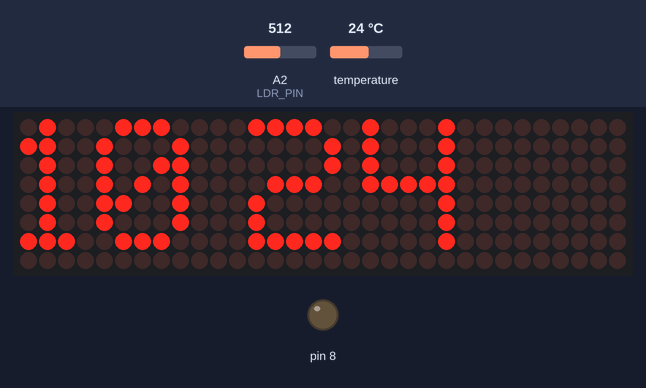
Bench run of a sketch on a simulated Arduino Uno, built with avr-gcc and run on an emulated ATmega328P. On the bench: 32×8 LED matrix, output pins drawn as LEDs (lit = HIGH). The inputs (shaded band) are chosen by the test bench; at power-on: A2 (LDR_PIN) = 512, temperature 24 °C. The local clock reads 2024-03-15 10:24:30 at power-on unless the sketch sets it; what the sketch prints to the serial monitor is not drawn.

Above: at 0.1 s.
At 6.87 s:
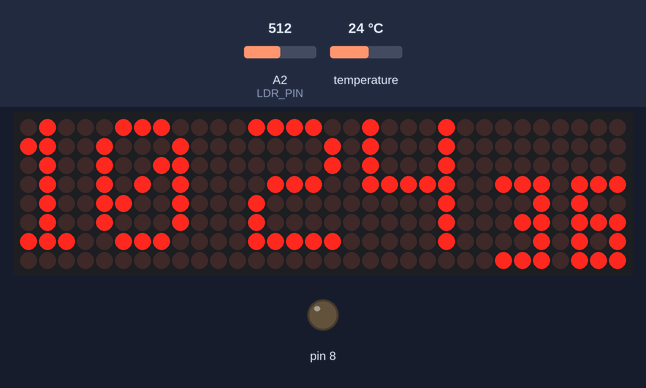
At 12.88 s:
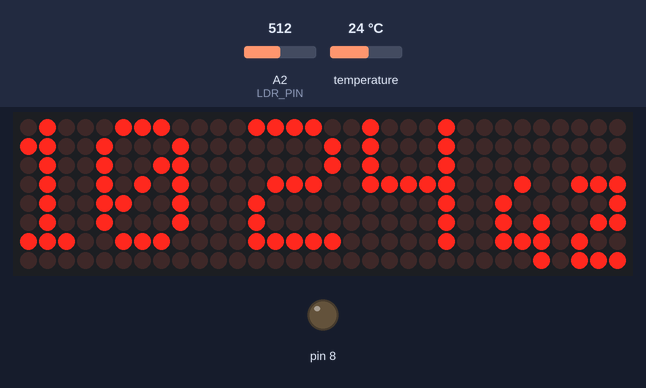
At 26.5 s:
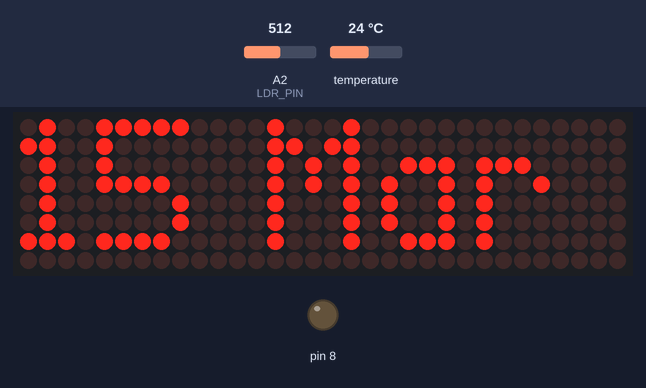
At 28.5 s:
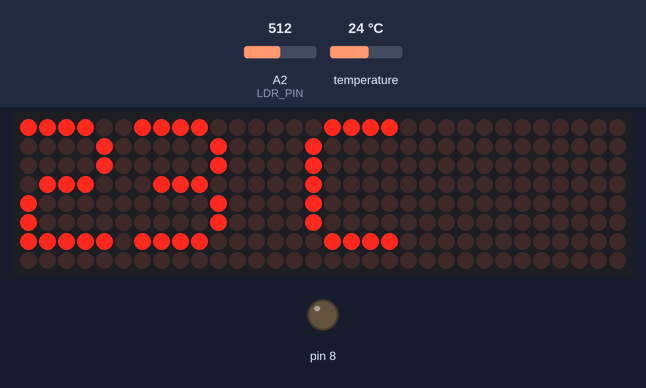
At 30.5 s:
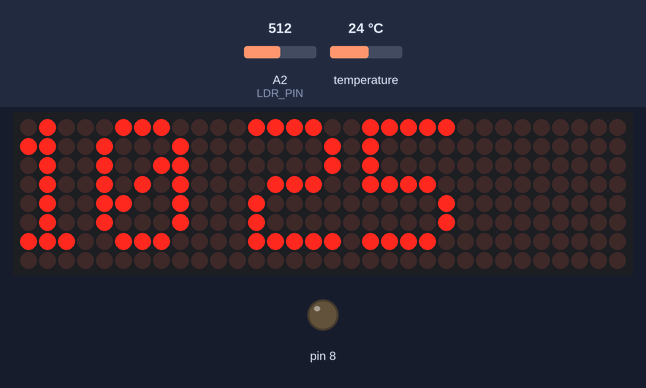

Measured:
- what the display in image 3 shows lasts 2.0 s, from 26.4 s to 28.4 s
- what the display in image 4 shows lasts 2.1 s, from 28.4 s to 30.5 s
- what the display in image 5 shows lasts 1.0 s, from 30.5 s to 31.5 s

The sketch:

clock.ino
```cpp
#include <MD_MAX72xx.h>
#include <SPI.h>
#include <DS3231.h>
//#include "Font_Data.h


DS3231 rtc(SDA, SCL);
const byte LDR_PIN = A2;

#define MAX_DEVICES  4
// Define pins
#define CLK_PIN   13
#define DATA_PIN  11
#define CS_PIN    10
#define HARDWARE_TYPE MD_MAX72XX::FC16_HW
#define USE_NEW_FONT 1

#define BUF_SIZE      20
#define CHAR_SPACING  1

char buf[BUF_SIZE], secs[4];
uint8_t hh, mm, ss, dots;

// Definition of the small fonts:
uint8_t Font3x5 [ 10 ][ 3 ]={
  { 248, 136, 248},
  {144, 248, 128},
  {200, 168, 184},
  {136, 168, 248},
  {112, 72, 224},
  {184, 168, 232},
  {248, 168, 232},
  {8, 232, 24},
  {248, 168, 248},
  {184, 168, 248}};

char months[12][4]= {"Jan","Feb","Mar","Apr","May","Jun","Jul","Aug","Sep","Oct","Nov","Dec"};
char* wday;
MD_MAX72XX matrix = MD_MAX72XX(HARDWARE_TYPE, CS_PIN, MAX_DEVICES);

const byte WAIT = 100;
const byte SPACER = 1;
byte FONT_WIDTH;

bool timeset=false;

void adjustClock(String data) {
  byte _day = data.substring(0,2).toInt();
  byte _month = data.substring(3,5).toInt();
  int _year = data.substring(6,10).toInt();
  byte _hour = data.substring(11,13).toInt();
  byte _min = data.substring(14,16).toInt();
 byte _sec = data.substring(17,19).toInt();
  rtc.setTime(_hour, _min ,_sec);
  rtc.setDate(_day,_month,_year);
  Serial.println(F(">> Datetime successfully set!"));
  timeset=true;
}

byte ledintensitySelect(int light) {
  byte _value = 0;
  if (light >= 0 && light <= 127) {
    _value = 12;
  } else if (light >= 128 && light <= 319) {
    _value = 3;
  } else if (light >= 320 && light <= 512) {
    _value = 0;
  }
  return _value;
};

void printText(uint8_t modStart, uint8_t modEnd, char *pMsg)
{
  uint8_t   state = 0;
  uint8_t   curLen;
  uint16_t  showLen;
  uint8_t   cBuf[FONT_WIDTH];
  int16_t   col = ((modEnd + 1) * COL_SIZE) - 1;

  matrix.control(modStart, modEnd, MD_MAX72XX::UPDATE, MD_MAX72XX::OFF);

  do
  {
    switch(state)
    {
      case 0:
        if (*pMsg == '\0')
        {
          showLen = col - (modEnd * COL_SIZE);
          state = 2;
          break;
        }
        showLen = matrix.getChar(*pMsg++, sizeof(cBuf)/sizeof(cBuf[0]), cBuf);
        curLen = 0;
        state++;

      case 1:
        matrix.setColumn(col--, cBuf[curLen++]);


        if (curLen == showLen)
        {
          showLen = CHAR_SPACING;
          state = 2;
        }
        break;

      case 2:
        curLen = 0;
        state++;
        // fall through

      case 3:
        matrix.setColumn(col--, 0);
        curLen++;
        if (curLen == showLen)
          state = 0;
        break;

      default:
        col = -1;
    }
  } while (col >= (modStart * COL_SIZE));

  matrix.control(modStart, modEnd, MD_MAX72XX::UPDATE, MD_MAX72XX::ON);
}

void setup() {
  pinMode(LDR_PIN, INPUT_PULLUP);
  Serial.begin(9600);
  pinMode(8, OUTPUT);
  Serial.println(F(">> Use <dd/mm/yyyy hh:mm:ss> format to set clock's date and hour!"));
  rtc.begin();
  matrix.begin();
  matrix.clear();
  FONT_WIDTH= 5 + SPACER;
  matrix.control(MD_MAX72XX::INTENSITY, 2);;
  rtc.setDOW();
}

void getDate()
{

  String dts = rtc.getDateStr();
  String dds = dts.substring(0,2);
  String mms = dts.substring(3,5);
  int mm = mms.toInt();
  dds.concat(" ");
  dds.concat(String(months[mm-1]));
  dds.toCharArray(buf,sizeof(buf));
  wday = rtc.getDOWStr(2);
}

void getHour()
{
  String dts = rtc.getTimeStr();
  String hhs=dts.substring(0,2);
  String mms=dts.substring(3,5);
  hh=hhs.toInt();
  mm=mms.toInt();
  ss=(dts.substring(6,8)).toInt();

  if (hh >= 0 && hh < 10)  dots = 7;
  if (hh > 9 && hh < 20)  dots = 11;
  if (hh > 19 && hh < 25) dots = 13;
  if (hh%10 == 1)         dots-=2;

  //String outmsg=dts.substring(0,5);
  String outmsg=String(hh);
  // outmsg.concat(":");
  outmsg.concat(char(124));
  outmsg.concat(dts.substring(3,5));
  outmsg.toCharArray(buf,BUF_SIZE);
}

void showsec(uint8_t secs)
{ uint8_t secs1=secs%10;
  uint8_t secs2=secs/10;
  for (uint8_t k=0; k<3; k++){
    matrix.setColumn(MAX_DEVICES*8-26-k,Font3x5 [secs2][k]);
    matrix.setColumn(MAX_DEVICES*8-30-k,Font3x5 [secs1][k]);
  }
}

void loop() {

  byte ledIntensity = ledintensitySelect(analogRead(LDR_PIN));
  matrix.control(MD_MAX72XX::INTENSITY, ledIntensity);

  getHour();
  printText(0,MAX_DEVICES-1,buf);
  matrix.setColumn(MAX_DEVICES*8-dots,0);
  unsigned long inst =millis();

  while (ss < 53){
    while (millis() - inst > 1000){
      inst =millis();
      ss++;
      showsec(ss);
      for (uint8_t i = 0; i < 2; i++){
        matrix.setColumn(MAX_DEVICES*8-dots,36);
        delay(240);
        matrix.setColumn(MAX_DEVICES*8-dots,0);
        delay(240);
      }
    }
  }

  for (uint8_t i=0; i<8; i++){
    matrix.transform(MD_MAX72XX::TSU);
    delay(3*WAIT);
  }


  getDate();
  printText(0,MAX_DEVICES-1,buf);
  delay(20*WAIT);


  int temp = rtc.getTemp();
  temp=temp-1;
  String outmsg=String(temp);
  outmsg.concat(" C");
  outmsg.toCharArray(buf,BUF_SIZE);
  printText(0,MAX_DEVICES-1,buf);
  delay(20*WAIT);

  // Time setting in RTC
  if (Serial.available() > 0 && timeset==false) {
    adjustClock(Serial.readString());

      char data= Serial.read();
      switch(data)
      {
        //case 'a': digitalWrite(8, HIGH);break;
        //case 'd': digitalWrite(8, LOW);break;
        default : break;
      }
      Serial.println(data);
   }
   delay(50);

}
```
